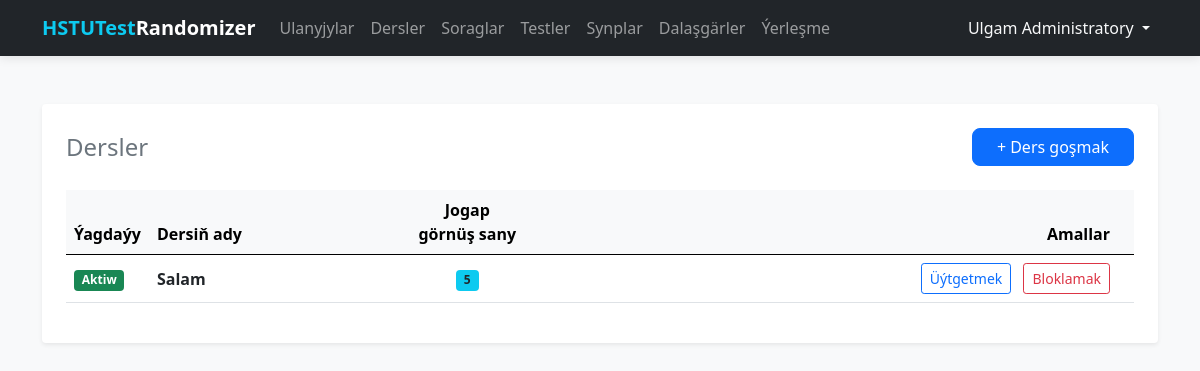
The app's page /subjects/ (signed in) with its own data.
### tables this page shows
CREATE TABLE users (
    id INTEGER PRIMARY KEY AUTOINCREMENT,
    full_name TEXT NOT NULL,
    username TEXT UNIQUE NOT NULL,
    password TEXT NOT NULL
);

CREATE TABLE subjects (
    id INTEGER PRIMARY KEY AUTOINCREMENT,
    name TEXT NOT NULL UNIQUE,
    answer_count INTEGER NOT NULL DEFAULT 4,
    is_active INTEGER DEFAULT 1
);

### routes/subjects.py (the view)
@subjects_bp.route('/')
@login_required
def index():
    db = get_db_connection()
    subjects = db.execute('SELECT * FROM subjects ORDER BY name ASC').fetchall()
    db.close()
    return render_template('subjects/list.html', subjects=subjects)

### database.py (called while the page is built)
def get_db_connection():
    conn = sqlite3.connect(DATABASE)
    conn.row_factory = sqlite3.Row  # Позволяет обращаться к полям по именам
    return conn

### templates/subjects/list.html
{% extends 'base.html' %}
{% block content %}
<div class="main-card shadow-sm p-4 bg-white rounded">
    <div class="d-flex justify-content-between align-items-center mb-4">
        <h2 class="h4 mb-0 text-secondary">Dersler</h2>
        <a href="{{ url_for('subjects.create') }}" class="btn btn-primary px-4">
            + Ders goşmak
        </a>
    </div>
    <div class="table-responsive">
        <table class="table align-middle">
            <thead class="table-light">
                <tr>
                    <th style="width: 80px;">Ýagdaýy</th>
                    <th>Dersiň ady</th>
                    <th style="width: 120px;" class="text-center">Jogap görnüş sany</th>
                    <th class="text-end px-4">Amallar</th>
                </tr>
            </thead>
            <tbody>
                {% for sub in subjects %}
                <tr class="{{ 'table-light opacity-50' if not sub.is_active else '' }}">
                    <td>
                        {% if sub.is_active %}
                        <span class="badge bg-success">Aktiw</span>
                        {% else %}
                        <span class="badge bg-secondary">Bloklanan</span>
                        {% endif %}
                    </td>
                    <td>
                        <span class="{{ 'text-decoration-line-through' if not sub.is_active else 'fw-bold' }}">
                            {{ sub.name }}
                        </span>
                    </td>
                    <td class="text-center">
                        <span class="badge bg-info text-dark">{{ sub.answer_count }}</span>
                    </td>
                    <td class="text-end px-4">
                        <a href="{{ url_for('subjects.edit', id=sub.id) }}" class="btn btn-sm btn-outline-primary me-2">
                            Üýtgetmek
                        </a>
                        <form action="{{ url_for('subjects.toggle', id=sub.id) }}" method="POST" class="d-inline">
                            <button type="submit"
                                class="btn btn-sm {{ 'btn-outline-danger' if sub.is_active else 'btn-outline-success' }}">
                                {{ 'Bloklamak' if sub.is_active else 'Blokdan açmak' }}
                            </button>
                        </form>
                    </td>
                </tr>
                {% else %}
                <tr>
                    <td colspan="4" class="text-center py-4">Dersleriň sanawy boş</td>
                </tr>
                {% endfor %}
            </tbody>
        </table>
    </div>
</div>
{% endblock %}

### templates/base.html (shortened to what this page needs)
<!DOCTYPE html>
<html lang="ru">
<head>
    <link rel="stylesheet" href="{{ url_for('static', filename='css/bootstrap.min.css') }}">
    <link rel="stylesheet" href="{{ url_for('static', filename='katex/katex.min.css') }}">
</head>
<body>
    <nav class="navbar navbar-expand-lg navbar-dark bg-dark">
        <div class="container">
            <a class="navbar-brand fw-bold" href="/">
                <span class="text-info">HSTUTest</span>Randomizer
            </a>
            <div class="collapse navbar-collapse" id="navbarNav">
                <ul class="navbar-nav me-auto">
                    {% if current_user.is_authenticated %}
                    <li class="nav-item">
                        <a class="nav-link {{ 'active' if request.endpoint == 'users.index' }}"
                            href="{{ url_for('users.index') }}">Ulanyjylar</a>
                    </li>
                    <li class="nav-item">
                        <a class="nav-link" href="{{ url_for('subjects.index') }}">Dersler</a>
                    </li>
                    <li class="nav-item">
                        <a class="nav-link" href="{{ url_for('questions.index') }}">Soraglar</a>
                    </li>
                    <li class="nav-item">
                        <a class="nav-link {{ 'active' if request.endpoint and request.endpoint.startswith('tests.') }}"
                            href="{{ url_for('tests.index') }}">Testler</a>
                    </li>
                    <li class="nav-item">
                        <a class="nav-link {{ 'active' if request.endpoint and request.endpoint.startswith('classrooms.') }}"
                            href="{{ url_for('classrooms.index') }}">Synplar</a>
                    </li>
                    <li class="nav-item">
                        <a class="nav-link {{ 'active' if request.endpoint and request.endpoint.startswith('students.') }}"
                            href="{{ url_for('students.index') }}">Dalaşgärler</a>
                    </li>
                    <li class="nav-item">
                        <a class="nav-link {{ 'active' if request.endpoint and request.endpoint.startswith('exam.') }}"
                            href="{{ url_for('exam.index') }}">Ýerleşme</a>
                    </li>
                    {% endif %}
                </ul>
                <ul class="navbar-nav">
                    {% if current_user.is_authenticated %}
                    <li class="nav-item dropdown">
                        <a class="nav-link dropdown-toggle text-light" href="#" id="userDropdown" role="button"
                            data-bs-toggle="dropdown">
                            {{ current_user.full_name }}
                        </a>
                    </li>
                    {% else %}
                    <li class="nav-item">
                        <a class="nav-link" href="{{ url_for('auth.login') }}">Ulgama girmek</a>
                    </li>
                    {% endif %}
                </ul>
            </div>
        </div>
    </nav>
    <div class="container">
        {% block content %}{% endblock %}
    </div>
</body>
</html>

### templates/base.html (style rules this page uses)
:root { --bg-color: #f8f9fa; }
body { background-color: var(--bg-color); font-family: 'Segoe UI', Tahoma, Geneva, Verdana, sans-serif; }
.navbar { box-shadow: 0 2px 10px rgba(0, 0, 0, 0.1); }
.main-card { background: #ffffff; border: none; border-radius: 12px; box-shadow: 0 0.5rem 1rem rgba(0, 0, 0, 0.05); padding: 2rem; margin-top: 2rem; }
.btn-primary { border-radius: 8px; }

### records on screen
users: full_name "Ulgam Administratory"
subjects: shows "Aktiw", name "Salam", answer_count "5", is_active "Bloklamak"
